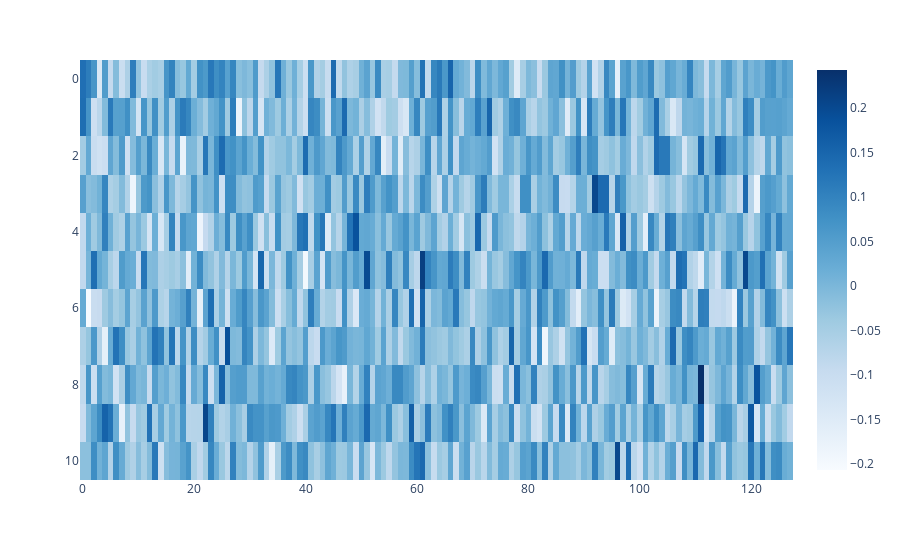

Here is the notebook cell this chart was saved with:
### Code cell
imshow(model.embed.W_E)

### Figure 1 — Plotly figure (JSON) as saved in the notebook; plotly's stock layout.template omitted (floating-point values rounded to 4 significant figures; data arrays with more than 128 entries replaced by an {"elided": "..."} marker saying what was removed)
{"data": [{"coloraxis": "coloraxis", "hovertemplate": "x: %{x}<br>y: %{y}<br>color: %{z}<extra></extra>", "name": "0", "type": "heatmap", "xaxis": "x", "yaxis": "y", "z": {"elided": "11x128 float values"}}], "layout": {"coloraxis": {"colorscale": [[0, "rgb(247,251,255)"], [0.125, "rgb(222,235,247)"], [0.25, "rgb(198,219,239)"], [0.375, "rgb(158,202,225)"], [0.5, "rgb(107,174,214)"], [0.625, "rgb(66,146,198)"], [0.75, "rgb(33,113,181)"], [0.875, "rgb(8,81,156)"], [1, "rgb(8,48,107)"]]}, "margin": {"t": 60}, "xaxis": {"anchor": "y", "domain": [0, 1]}, "yaxis": {"anchor": "x", "autorange": "reversed", "domain": [0, 1]}}}
